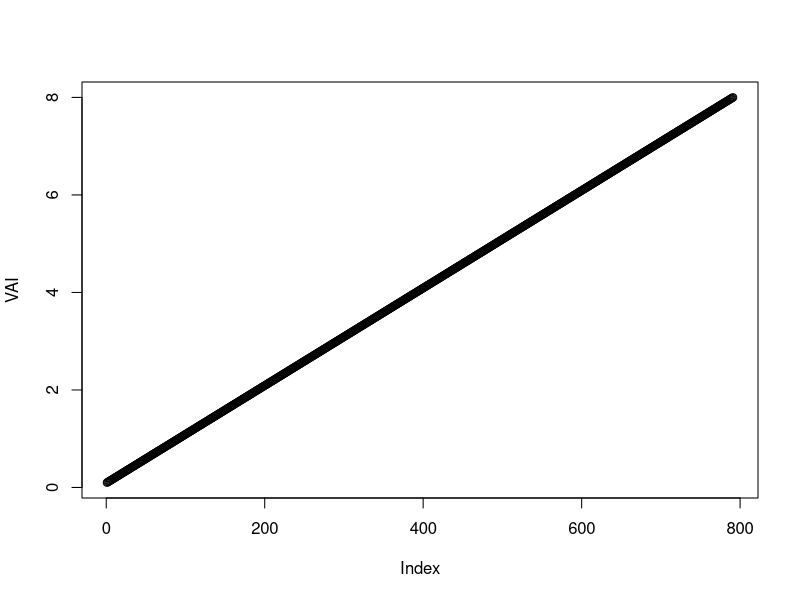
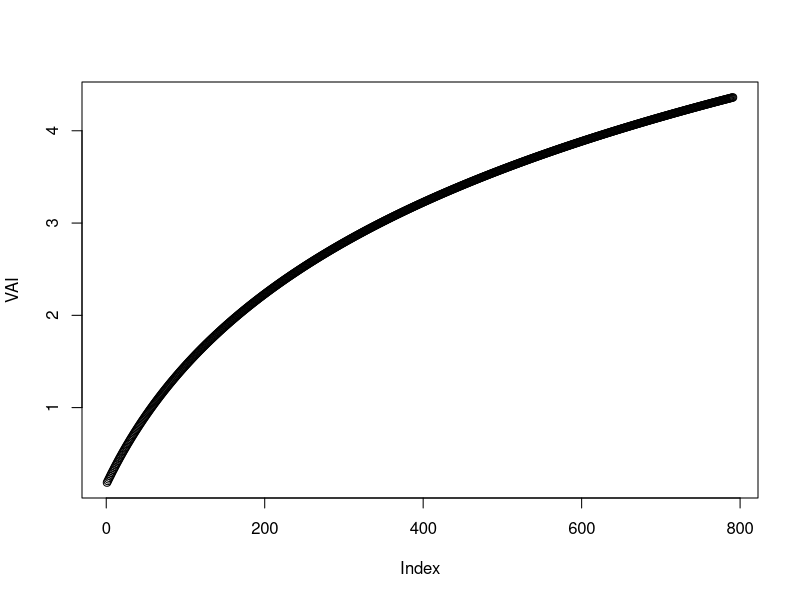

These charts were generated, in order, by the following R code:
## ---- chunk 1
knitr::opts_chunk$set(echo = TRUE)
## ---- chunk 2
vai.seq <- seq(0.1, 8, by =0.01)

test.vai <- data.frame(vai.seq)
plot(test.vai$vai.seq, xlab = "Index", ylab = "VAI")
## ---- chunk 3
test.vai$vai.seq <- vai.seq * -1


test.vai$vai.seq <- log(1.0 - test.vai$vai.seq*0.9817)/0.5
plot(test.vai$vai.seq, xlab = "Index", ylab = "VAI")

